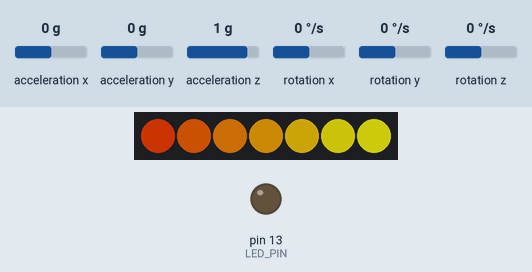
The sketch below on a simulated Arduino Uno, built with avr-gcc and run on an emulated ATmega328P. Parts: 7 RGB LEDs in strip order, left to right, output pins drawn as LEDs (lit = HIGH). The inputs (shaded band) are chosen by the test bench; at power-on: acceleration x 0 g, acceleration y 0 g, acceleration z 1 g, rotation x 0 °/s, rotation y 0 °/s, rotation z 0 °/s. Dim RGB values are drawn brighter than linear.

Above: at 2.2 s.
2.3 s: acceleration x set to -0.8 g
At 4.42 s:
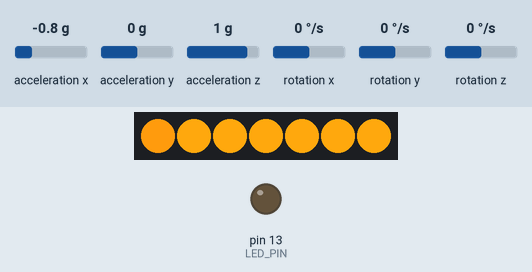
4.8 s: acceleration x set to -1.4 g
At 7.42 s:
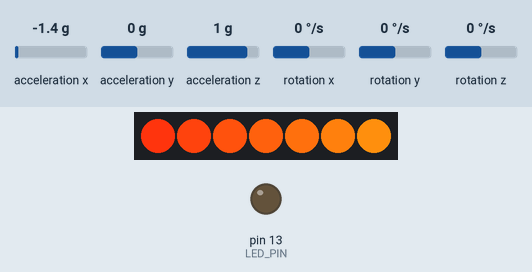
7.7 s: acceleration y set to -1.4 g
At 8.94 s:
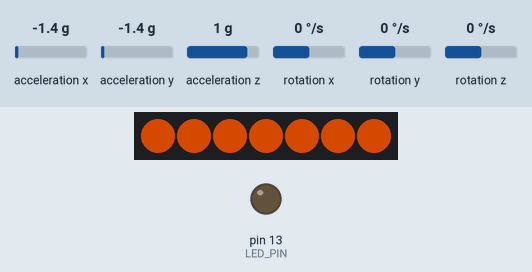
Timing chart, 0 to 10.9 s (numbered marks = the images above; inputs shaded):
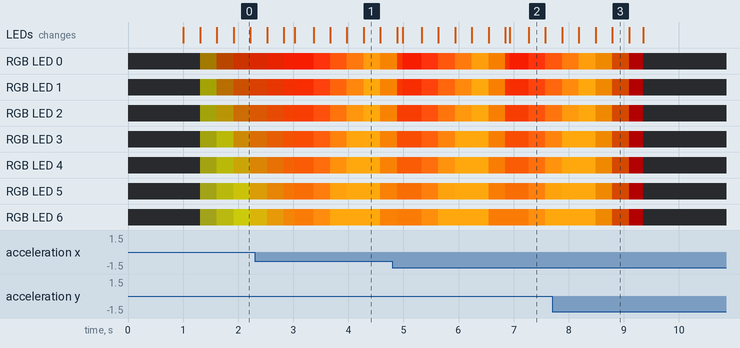

The sketch:

Sword_of_Omens.ino
```cpp
/*
Sword of Omens - accelerometer actuated lights
github.com/juancgarcia
*/

/* ============================================
I2Cdev device library code is placed under the MIT license
Copyright (c) 2011 Jeff Rowberg

Permission is hereby granted, free of charge, to any person obtaining a copy
of this software and associated documentation files (the "Software"), to deal
in the Software without restriction, including without limitation the rights
to use, copy, modify, merge, publish, distribute, sublicense, and/or sell
copies of the Software, and to permit persons to whom the Software is
furnished to do so, subject to the following conditions:

The above copyright notice and this permission notice shall be included in
all copies or substantial portions of the Software.

THE SOFTWARE IS PROVIDED "AS IS", WITHOUT WARRANTY OF ANY KIND, EXPRESS OR
IMPLIED, INCLUDING BUT NOT LIMITED TO THE WARRANTIES OF MERCHANTABILITY,
FITNESS FOR A PARTICULAR PURPOSE AND NONINFRINGEMENT. IN NO EVENT SHALL THE
AUTHORS OR COPYRIGHT HOLDERS BE LIABLE FOR ANY CLAIM, DAMAGES OR OTHER
LIABILITY, WHETHER IN AN ACTION OF CONTRACT, TORT OR OTHERWISE, ARISING FROM,
OUT OF OR IN CONNECTION WITH THE SOFTWARE OR THE USE OR OTHER DEALINGS IN
THE SOFTWARE.
===============================================
*/

// I2Cdev and MPU6050 must be installed as libraries, or else the .cpp/.h files
// for both classes must be in the include path of your project
#include "I2Cdev.h"
#include "MPU6050.h"

// Arduino Wire library is required if I2Cdev I2CDEV_ARDUINO_WIRE implementation
// is used in I2Cdev.h
#if I2CDEV_IMPLEMENTATION == I2CDEV_ARDUINO_WIRE
    #include "Wire.h"
#endif


#include "FastLED.h"
#include <stdio.h>
#include <math.h>

#define light_wake_button 4

// LED Model
#define LED_TYPE WS2812B

// Color Scheme
#define LED_COLOR_ORDER GRB

// How many leds are in the strip?
#define NUM_LEDS 7

// Data pin that led data will be written out over
#define LED_DATA_PIN 6

// This is an array of leds.  One item for each led in your strip.
CRGB leds[NUM_LEDS];

uint32_t last_timestamp;
uint32_t fade_time_step = 5;

// uint8_t fade_resolution = 48;
// "random" step values to vary the length of each fade
uint8_t fade_resolution[] = {39,60,44,67,84,85,33,62,72,59,77,73,77,72,64};
// uint8_t fade_resolution[] = {53,54,50,48,71,81,84,68,68,35,65,39,92,55,37};
uint8_t led_brightness = 255;

int max_loops = 7;
int loop_count = 0;

bool lights_running = true;
bool quit_request = false;

CRGBPalette16 blackPalette( CRGB::Black);
CRGBPalette16 aPalette(
    CRGB(229,27,0),
    CRGB(230,42,1),
    CRGB(231,57,2),
    CRGB(233,72,3),
    CRGB(234,87,4),
    CRGB(236,103,5),
    CRGB(237,118,6),
    CRGB(239,133,7),
    CRGB(240,148,8),
    CRGB(242,163,9),
    CRGB(243,179,10),
    CRGB(245,194,11),
    CRGB(246,209,12),
    CRGB(248,224,13),
    CRGB(249,239,14),
    CRGB(251,255,15)
);
CRGBPalette16 bPalette( CRGB(255,168,13) );

CRGBPalette16 currentPalette(
    CRGB::Black,
    CRGB::Black,
    CRGB::Black,
    CRGB::Black,
    CRGB::Black,
    CRGB::Black,
    CRGB::Black,
    CRGB::Black,
    CRGB::Black,
    CRGB::Black,
    CRGB::Black,
    CRGB::Black,
    CRGB::Black,
    CRGB::Black,
    CRGB::Black,
    CRGB::Black
);

CRGBPalette16 targetPalette;

/*
CRGBPalette16 firePalette(
    CRGB(229,27,0),
    CRGB(230,42,1),
    CRGB(231,57,2),
    CRGB(233,72,3),
    CRGB(234,87,4),
    CRGB(236,103,5),
    CRGB(237,118,6),
    CRGB(239,133,7),
    CRGB(240,148,8),
    CRGB(242,163,9),
    CRGB(243,179,10),
    CRGB(245,194,11),
    CRGB(246,209,12),
    CRGB(248,224,13),
    CRGB(249,239,14),
    CRGB(251,255,15)
);
*/

// class default I2C address is 0x68
// specific I2C addresses may be passed as a parameter here
// AD0 low = 0x68 (default for InvenSense evaluation board)
// AD0 high = 0x69
MPU6050 accelgyro;
//MPU6050 accelgyro(0x69); // <-- use for AD0 high

int16_t ax, ay, az;
int16_t gx, gy, gz;


// uncomment "OUTPUT_READABLE_ACCELGYRO" if you want to see a tab-separated
// list of the accel X/Y/Z and then gyro X/Y/Z values in decimal. Easy to read,
// not so easy to parse, and slow(er) over UART.
//#define OUTPUT_READABLE_ACCELGYRO

// #define DEBUG

#ifdef DEBUG
 #define DEBUG_PRINT(x)  Serial.print (x)
 #define DEBUG_PRINTLN(x)  Serial.println (x)
#else
 #define DEBUG_PRINT(x)
 #define DEBUG_PRINTLN(x)
#endif

#define USE_ACCEL 3
// #define USE_GYRO 3


#define LED_PIN 13
bool blinkState = false;

uint16_t lastReport;

const int numReadings = 25;

#if defined(USE_ACCEL) && defined(USE_GYRO)
const int numAxis = USE_ACCEL + USE_GYRO;
const int AX = 0;
const int AY = 1;
const int AZ = 2;
const int GX = 3;
const int GY = 4;
const int GZ = 5;
#elif defined(USE_ACCEL)
const int numAxis = USE_ACCEL;
const int AX = 0;
const int AY = 1;
const int AZ = 2;
#elif defined(USE_GYRO)
const int numAxis = USE_GYRO;
const int GX = 0;
const int GY = 1;
const int GZ = 2;
#endif

int32_t readings[numAxis][numReadings];  // the reading history
int32_t readIndex[numAxis];              // the index of the current reading
int32_t total[numAxis];                  // the running total
int32_t average[numAxis];                // the average

boolean flat = false;
uint32_t flatStarted = 0;
uint32_t flatDuration = 0;
uint32_t flatLastEnded = 0;

boolean vertical = false;
uint32_t verticalStarted = 0;
uint32_t verticalDuration = 0;
uint32_t verticalLastEnded = 0;


void setup() {
    LEDS.addLeds<LED_TYPE, LED_DATA_PIN, LED_COLOR_ORDER>(leds, NUM_LEDS);
    FastLED.setBrightness(led_brightness);
    last_timestamp = millis();
    fill_solid(leds, NUM_LEDS, CRGB::Black);
    delay(1000);


    lastReport = millis();
    // join I2C bus (I2Cdev library doesn't do this automatically)
    #if I2CDEV_IMPLEMENTATION == I2CDEV_ARDUINO_WIRE
        Wire.begin();
    #elif I2CDEV_IMPLEMENTATION == I2CDEV_BUILTIN_FASTWIRE
        Fastwire::setup(400, true);
    #endif

    // initialize serial communication
    // (38400 chosen because it works as well at 8MHz as it does at 16MHz, but
    // it's really up to you depending on your project)
    // Serial.begin(115200);

    // initialize device
    DEBUG_PRINTLN("Initializing I2C devices...");
    accelgyro.initialize();

    // supply your own gyro offsets here, scaled for min sensitivity
    accelgyro.setXGyroOffset(-1100);
    accelgyro.setYGyroOffset(271);
    accelgyro.setZGyroOffset(-60);
    accelgyro.setXAccelOffset(-2509);
    accelgyro.setYAccelOffset(-101);
    accelgyro.setZAccelOffset(925); // 1688 factory default for my test chip

    // verify connection
    DEBUG_PRINTLN("Testing device connections...");
    DEBUG_PRINTLN(accelgyro.testConnection() ? "MPU6050 connection successful" : "MPU6050 connection failed");

    // configure Arduino LED for
    pinMode(LED_PIN, OUTPUT);


    // zero-fill all the arrays:
    for (int axis = 0; axis < numAxis; axis++) {
        readIndex[axis] = 0;
        total[axis] = 0;
        average[axis] = 0;
        for (int i = 0; i<numReadings; i++){
            readings[axis][i] = 0;
        }
    }
}


void loop() {
    // read raw accel/gyro measurements from device
    accelgyro.getMotion6(&ax, &ay, &az, &gx, &gy, &gz);

    #ifdef USE_ACCEL
        smooth(AX, ax);
        smooth(AY, ay);
        smooth(AZ, az);
    #endif

    #ifdef USE_GYRO
        smooth(GX, gx);
        smooth(GY, gy);
        smooth(GZ, gz);
    #endif

    #ifdef OUTPUT_READABLE_ACCELGYRO
        reportAcccelGyro();
    #endif

    checkFlat();
    checkVertical();
    reportStates();

    if(wasLifted()){
        lights_running = true;
    }

    if(lights_running)
        crossfade();
}


void crossfade(){
    // advance the fade every fade_time_step milliseconds
    if(millis() - last_timestamp >= fade_time_step) {

        nblendPaletteTowardPalette( currentPalette, targetPalette, fade_resolution[loop_count]);

        // fill_solid(leds, NUM_LEDS, ColorFromPalette( currentPalette, 1, led_brightness));
        FillLEDsFromPaletteColors(1);

        FastLED.show();

        last_timestamp = millis();
    }

    // kill lights requested and lights are out, stop calling crossfade
    if(quit_request && currentPalette == blackPalette) {
        lights_running = false; // stops this function from being called
        quit_request = false;
        // prepare for future activation
        targetPalette = aPalette;
    }

    if( currentPalette == targetPalette ) {
        // Serial.print("Loops: ");
        // Serial.print(loop_count);
        // Serial.print("Stamp: ");
        // Serial.println(millis());
        loop_count = loop_count + 1;

        if(loop_count >= max_loops) {
            loop_count = 0;
            targetPalette = blackPalette;
            quit_request = true;
        } else if( targetPalette ==  aPalette)
            targetPalette = bPalette;
        else
            targetPalette = aPalette;
    }
}


void FillLEDsFromPaletteColors( uint8_t colorIndex)
{
  for( int i = 0; i < NUM_LEDS; i++) {
    leds[i] = ColorFromPalette( currentPalette, i*16 /*colorIndex*/ /*+ sin8(i*16)*/, led_brightness);
    // colorIndex += 3;
  }
}


void checkFlat(){
    #ifdef USE_ACCEL
    if( abs(average[AX]) > 15000 && abs(average[AY]) < 5100 ){
    // if( abs(average[AZ]) > 15000 && abs(average[AY]) < 5100 ){
        if(!flat){
            flatStarted = millis();
        }
        flatLastEnded = millis();

        flatDuration = millis() - flatStarted;

        flat = true;
    } else {
        flat = false;
    }
    #endif
}


void checkVertical(){
    #ifdef USE_ACCEL
    // boolean AZ_in_range = abs(average[AZ]) < 8000;
    boolean AZ_in_range = abs(average[AY]) < 8000;
    boolean AX_in_range = abs(average[AX]) < 8000;
    // boolean AY_in_range = average[AY] < -13500;
    boolean AY_in_range = average[AZ] > 13500;
    if( AZ_in_range && AX_in_range && AY_in_range ){
        if(!vertical){
            verticalStarted = millis();
        }
        verticalLastEnded = millis();

        verticalDuration = millis() - verticalStarted;

        vertical = true;
    } else {
        vertical = false;
    }
    #endif
}


void reportStates(){
    DEBUG_PRINT("flat: ");
    DEBUG_PRINT(flat);
    DEBUG_PRINT(" duration: ");
    DEBUG_PRINT(flatDuration);
    DEBUG_PRINT(" since last: ");
    DEBUG_PRINT(millis() - flatLastEnded);

    DEBUG_PRINT(" | vertical: ");
    DEBUG_PRINT(vertical);
    DEBUG_PRINT(" duration: ");
    DEBUG_PRINT(verticalDuration);
    DEBUG_PRINT(" since last: ");
    DEBUG_PRINT(millis() - verticalLastEnded);

    DEBUG_PRINT(" Lights on?: ");
    DEBUG_PRINTLN(lights_running);
}


// display tab-separated accel/gyro x/y/z values
void reportAcccelGyro(){

    #ifdef USE_ACCEL
        DEBUG_PRINT(average[AX]);
        DEBUG_PRINT("\t");

        DEBUG_PRINT(average[AY]);
        DEBUG_PRINT("\t");

        DEBUG_PRINT(average[AZ]);
        DEBUG_PRINT("\t");
    #endif

    #ifdef USE_GYRO
        DEBUG_PRINT(average[GX]);
        DEBUG_PRINT("\t");

        DEBUG_PRINT(average[GY]);
        DEBUG_PRINT("\t");

        DEBUG_PRINT(average[GZ]);
        DEBUG_PRINT("\t");
    #endif

        DEBUG_PRINT(millis());
        DEBUG_PRINT("\t");

        DEBUG_PRINTLN(millis() - lastReport);
        lastReport = millis();
}


boolean wasLifted(){
    if(vertical && verticalDuration > 200 && millis() - flatLastEnded < 1000 && 250 < flatDuration && flatDuration < 2500 ){
        // Sword of Omens, Give Me Sight Beyond Sight!
        return true;
    }

    return false;
}


void smooth(int axis, int32_t val) {
    // pop and subtract the last reading:
    total[axis] -= readings[axis][readIndex[axis]];
    total[axis] += val;

    // add value to running total
    readings[axis][readIndex[axis]] = val;
    readIndex[axis]++;

    if(readIndex[axis] >= numReadings)
        readIndex[axis] = 0;

    // calculate the average:
    average[axis] = total[axis] / numReadings;
}
```
